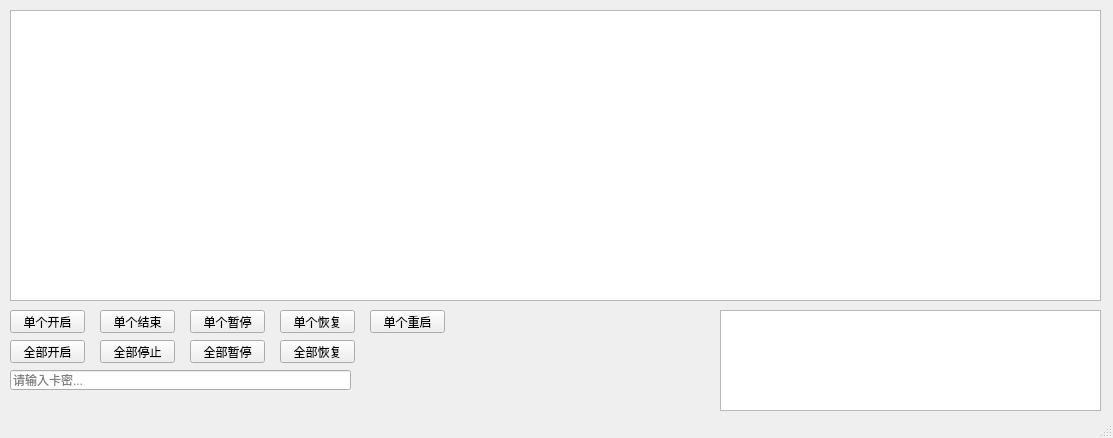
<?xml version="1.0" encoding="UTF-8"?>
<ui version="4.0">
 <class>MainWindow</class>
 <widget class="QMainWindow" name="MainWindow">
  <property name="geometry">
   <rect>
    <x>0</x>
    <y>0</y>
    <width>1113</width>
    <height>438</height>
   </rect>
  </property>
  <property name="windowTitle">
   <string>Python QT5 HD内存图色插件 多线程框架 www.hdgdk.com 882724064  </string>
  </property>
  <widget class="QWidget" name="centralwidget">
   <widget class="QPushButton" name="startBtn">
    <property name="geometry">
     <rect>
      <x>10</x>
      <y>310</y>
      <width>75</width>
      <height>23</height>
     </rect>
    </property>
    <property name="text">
     <string>单个开启</string>
    </property>
   </widget>
   <widget class="QPushButton" name="stopBTn">
    <property name="geometry">
     <rect>
      <x>100</x>
      <y>310</y>
      <width>75</width>
      <height>23</height>
     </rect>
    </property>
    <property name="text">
     <string>单个结束</string>
    </property>
   </widget>
   <widget class="QPushButton" name="pauseBtn">
    <property name="geometry">
     <rect>
      <x>190</x>
      <y>310</y>
      <width>75</width>
      <height>23</height>
     </rect>
    </property>
    <property name="text">
     <string>单个暂停</string>
    </property>
   </widget>
   <widget class="QPushButton" name="recoverBtn">
    <property name="geometry">
     <rect>
      <x>280</x>
      <y>310</y>
      <width>75</width>
      <height>23</height>
     </rect>
    </property>
    <property name="text">
     <string>单个恢复</string>
    </property>
   </widget>
   <widget class="QPushButton" name="restartBtn">
    <property name="geometry">
     <rect>
      <x>370</x>
      <y>310</y>
      <width>75</width>
      <height>23</height>
     </rect>
    </property>
    <property name="text">
     <string>单个重启</string>
    </property>
   </widget>
   <widget class="QPushButton" name="allStartBtn">
    <property name="geometry">
     <rect>
      <x>10</x>
      <y>340</y>
      <width>75</width>
      <height>23</height>
     </rect>
    </property>
    <property name="text">
     <string>全部开启</string>
    </property>
   </widget>
   <widget class="QPushButton" name="allStopBtn">
    <property name="geometry">
     <rect>
      <x>100</x>
      <y>340</y>
      <width>75</width>
      <height>23</height>
     </rect>
    </property>
    <property name="text">
     <string>全部停止</string>
    </property>
   </widget>
   <widget class="QPushButton" name="allPauseBtn">
    <property name="geometry">
     <rect>
      <x>190</x>
      <y>340</y>
      <width>75</width>
      <height>23</height>
     </rect>
    </property>
    <property name="text">
     <string>全部暂停</string>
    </property>
   </widget>
   <widget class="QPushButton" name="allRecoverBtn">
    <property name="geometry">
     <rect>
      <x>280</x>
      <y>340</y>
      <width>75</width>
      <height>23</height>
     </rect>
    </property>
    <property name="text">
     <string>全部恢复</string>
    </property>
   </widget>
   <widget class="QTextEdit" name="logEdit">
    <property name="geometry">
     <rect>
      <x>720</x>
      <y>310</y>
      <width>381</width>
      <height>101</height>
     </rect>
    </property>
   </widget>
   <widget class="QTableWidget" name="accountTableWidget">
    <property name="geometry">
     <rect>
      <x>10</x>
      <y>10</y>
      <width>1091</width>
      <height>291</height>
     </rect>
    </property>
   </widget>
   <widget class="QLineEdit" name="lineEdit">
    <property name="geometry">
     <rect>
      <x>10</x>
      <y>370</y>
      <width>341</width>
      <height>20</height>
     </rect>
    </property>
    <property name="toolTip">
     <string>请输入卡密...</string>
    </property>
    <property name="inputMask">
     <string/>
    </property>
    <property name="text">
     <string/>
    </property>
    <property name="placeholderText">
     <string>请输入卡密...</string>
    </property>
   </widget>
  </widget>
  <widget class="QStatusBar" name="statusbar"/>
 </widget>
 <resources/>
 <connections/>
</ui>
